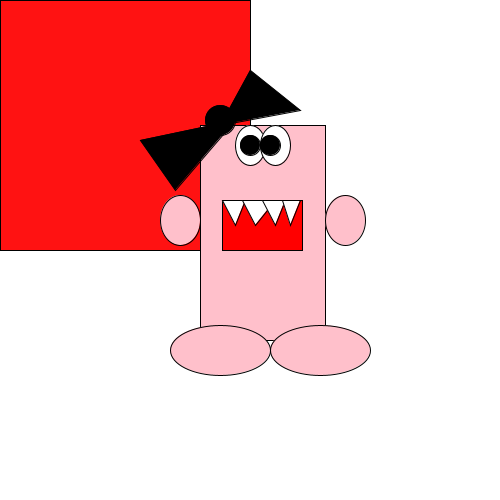
Frame 1 (no input)
Frame 60 (the mouse pressed at the canvas centre just before this capture): identical to frame 1, image omitted
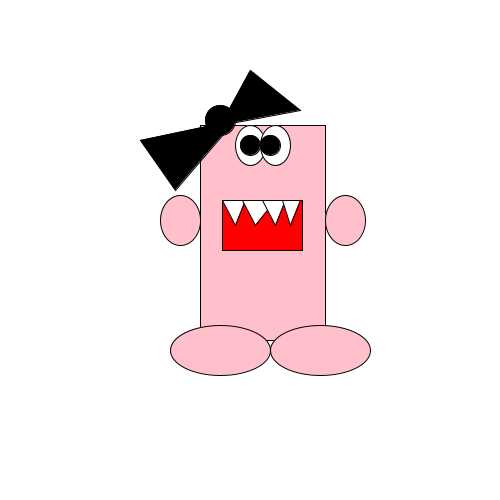
Frame 120 (the mouse held since frame 60 and released just before this capture)

The Processing sketch that drew these frames (run headless with seeded random() and noise(); from frame 60 on, the mouse is pressed at the canvas centre):

// Processing sketch: processing_51984
// ── processing_51984.pde

void setup() {
  size(500, 500);
  smooth();
}


void draw() {
  background(255);

  if (mouseX > width/2 && mouseY > height/2) {
    fill(255, 18, 18);
    rect(width/2, height/2, width/2, height/2);
  }


  else if (mouseX > width/2 && mouseY < height/2) {
    fill(26, 26, 26);
    rect(width/2, 0, width/2, height/2);
  }
  else if (mouseX < width/2 && mouseY < height/2) {
    fill(255, 18, 18);
    rect(0, 0, width/2, height/2);
  }

  else if (mouseX < width/2 && mouseY > height/2) {
    fill(26, 26, 26);
    rect(0, height/2, width/2, height/2);
  }


fill(255, 192, 203);
rect(200, 125, 125, 215);
ellipse(180, 220, 40, 50);
ellipse(345, 220, 40, 50);
ellipse(320, 350, 100, 50);
ellipse(220, 350, 100, 50);

fill(0);
smooth();

triangle(220, 125, 250, 70, 300, 110);
ellipse(220, 120, 30, 30);
triangle(140, 140, 175, 190, 235, 120);


fill(255);
smooth();
ellipse (250, 145, 30, 40);
ellipse (275, 145, 30, 40);

fill(0);
smooth();
ellipse(250, 145, 20, 20);
ellipse(270, 145, 20, 20);

fill(255, 0, 0);
rect(222, 200, 80, 50);

fill(255);
//x1, y1, x2, y2, x3, y3

triangle(245, 200, 222, 200, 235, 225);
triangle(275, 200, 242, 200, 255, 225);
triangle(285, 200, 262, 200, 275, 225);
triangle(300, 200, 282, 200, 290, 225);

}
